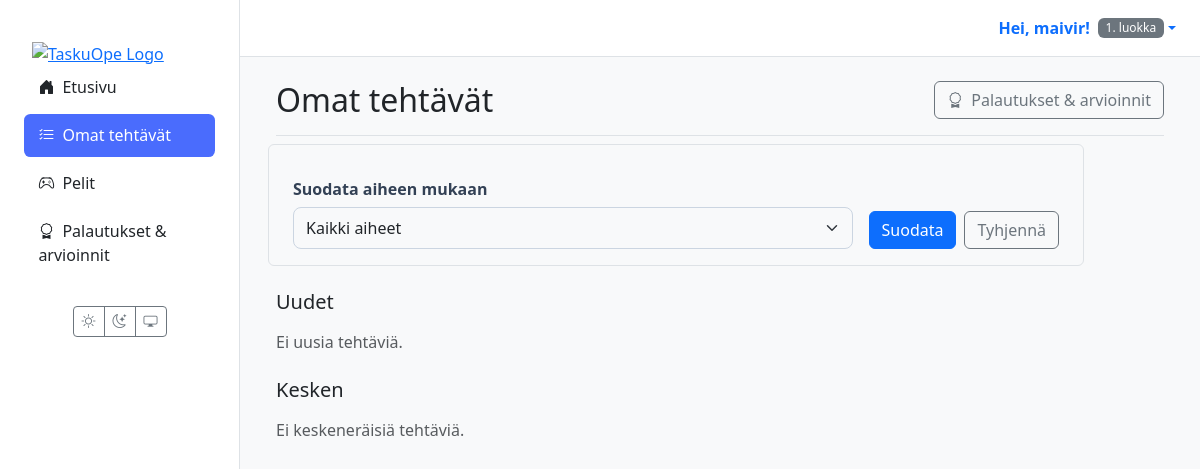
The app's page /oppilas/tehtavat/ (signed in), older data.
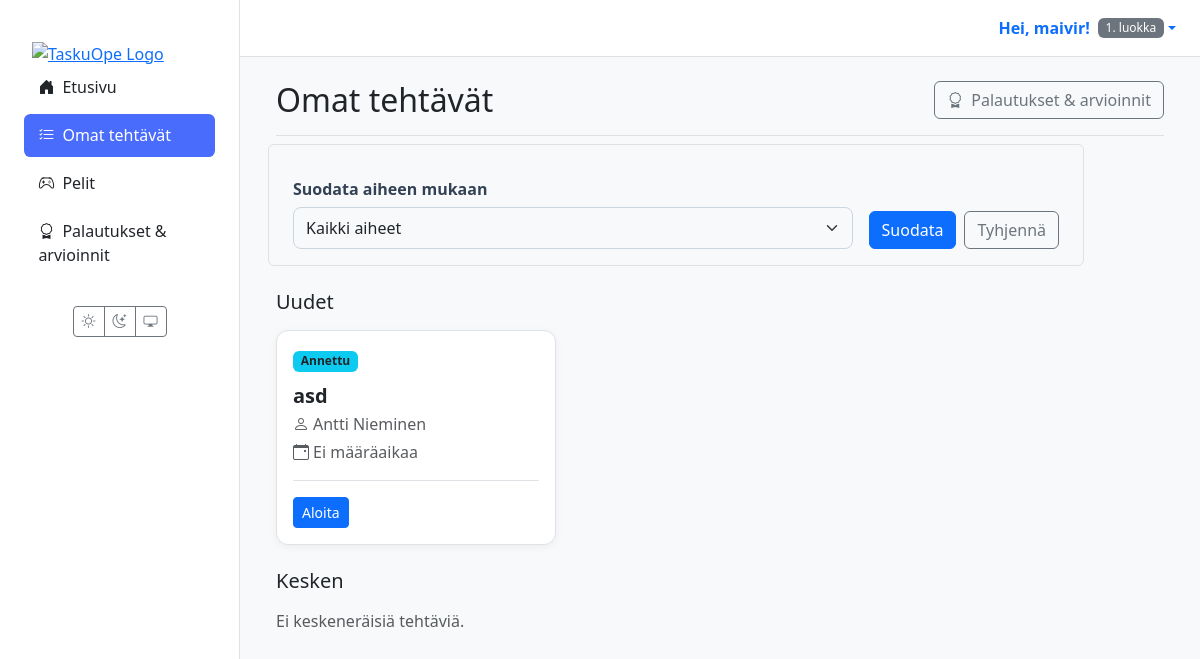
The same page, newer data.
### materials/models.py (models this page shows, shortened)
class Assignment(models.Model):
    class Status(models.TextChoices):
        ASSIGNED = "ASSIGNED", _("Annettu")
        IN_PROGRESS = "IN_PROGRESS", _("Kesken")
        SUBMITTED = "SUBMITTED", _("Palautettu")
        GRADED = "GRADED", _("Arvioitu")
    id = models.UUIDField(primary_key=True, default=uuid.uuid4, editable=False)
    material = models.ForeignKey(Material, on_delete=models.CASCADE, verbose_name=_("Materiaali"))
    student = models.ForeignKey(
        settings.AUTH_USER_MODEL,
        related_name='assignments',
        on_delete=models.CASCADE,
        limit_choices_to={'role': 'STUDENT'},
        verbose_name=_("Oppilas"),
    )
    assigned_by = models.ForeignKey(
        settings.AUTH_USER_MODEL,
        related_name='assigned_tasks',
        on_delete=models.CASCADE,
        limit_choices_to={'role': 'TEACHER'},
        verbose_name=_("Antanut opettaja"),
    )
    due_at = models.DateTimeField(null=True, blank=True, verbose_name=_("Määräaika"))
    status = models.CharField(max_length=20, choices=Status.choices, default=Status.ASSIGNED, verbose_name=_("Tila"))
    draft_response = models.TextField(blank=True, null=True, verbose_name=_("Luonnosvastaus"))
    created_at = models.DateTimeField(auto_now_add=True, verbose_name=_("Luotu"))
    class Meta:
        constraints = [
            models.UniqueConstraint(fields=['material', 'student'], name='unique_assignment_per_student'),
        ]
        indexes = [
            models.Index(fields=['status']),
            models.Index(fields=['due_at']),
            models.Index(fields=['student']),
            models.Index(fields=['assigned_by']),
        ]
        verbose_name = _("Tehtävänanto")
        verbose_name_plural = _("Tehtävänannot")

class Material(models.Model):
    class MaterialType(models.TextChoices):
        TASK = 'tehtävä', _('Tehtävä')
        LEARNING_MATERIAL = 'oppimateriaali', _('Oppimateriaali')
        TEST = 'testi', _('Testi')
        EXAM = 'koe', _('Koe')
        GAME = 'peli', _('Peli')
    class Status(models.TextChoices):
        DRAFT = 'DRAFT', _('Luonnos')
        PENDING_APPROVAL = 'PENDING', _('Odottaa hyväksyntää')
        APPROVED = 'APPROVED', _('Hyväksytty')
        REJECTED = 'REJECTED', _('Hylätty')
    GRADE_CHOICES = [(str(i), f"{i}. luokka") for i in range(1, 7)]
    id = models.UUIDField(primary_key=True, default=uuid.uuid4, editable=False)
    title = models.CharField(max_length=255, verbose_name=_("Otsikko"))
    content = models.TextField(
        verbose_name=_("Sisältö"),
        help_text=_("Raakasisältö, esim. AI:n tuottama teksti.")
    )
    structured_content = models.JSONField(
        null=True,
        blank=True,
        verbose_name=_("Jäsennelty sisältö"),
        help_text=_("Esim. monivalinnat tai tehtävän rakenne JSON-muodossa.")
    )
    material_type = models.CharField(
        max_length=50,
        choices=MaterialType.choices,
        default=MaterialType.TASK,
        verbose_name=_("Materiaalin tyyppi"),
    )
    subject = models.CharField(max_length=100, null=True, blank=True, verbose_name=_("Aine"))
    grade_level = models.CharField(
        max_length=20,
        choices=GRADE_CHOICES,
        null=True,
        blank=True,
        verbose_name=_("Luokka-aste"),
    )
    audience = models.JSONField(
        null=True,
        blank=True,
        verbose_name=_("Kohderyhmä"),
        help_text=_("Esim. {'learning_styles': ['visuaalinen'], 'languages': ['fi']}")
    )
    author = models.ForeignKey(
        settings.AUTH_USER_MODEL,
        related_name='authored_materials',
        on_delete=models.CASCADE,
        limit_choices_to={'role': 'TEACHER'},
        verbose_name=_("Tekijä (opettaja)"),
    )
    prompt = models.ForeignKey(
        Prompt,
        on_delete=models.SET_NULL,
        null=True,
        blank=True,
        verbose_name=_("Kehoite"),
    )
    status = models.CharField(
        max_length=50,
        choices=Status.choices,
        default=Status.DRAFT,
        verbose_name=_("Tila"),
    )
    version = models.IntegerField(default=1, verbose_name=_("Versio"))
    parent = models.ForeignKey(
        'self',
        on_delete=models.SET_NULL,
        null=True,
        blank=True,
        related_name='versions',
        verbose_name=_("Edellinen versio"),
    )
    created_at = models.DateTimeField(auto_now_add=True, verbose_name=_("Luotu"))
    updated_at = models.DateTimeField(auto_now=True, verbose_name=_("Päivitetty"))
    class Meta:
        verbose_name = _("Materiaali")
        verbose_name_plural = _("Materiaalit")

### users/models.py (models this page shows, shortened)
class CustomUser(AbstractUser):
    class Role(models.TextChoices):
        TEACHER = 'TEACHER', 'Teacher'
        STUDENT = 'STUDENT', 'Student'
    role = models.CharField(max_length=50, choices=Role.choices, default=Role.STUDENT)
    grade_class = models.PositiveSmallIntegerField(
        verbose_name="Luokka-aste",
        null=True,
        blank=True,
        choices=[(i, f"{i}. luokka") for i in range(1, 7)]
    )
    profile_image = models.ImageField(
        verbose_name="Profiilikuva",
        upload_to='profile_pics/',
        null=True,
        blank=True
    )

### materials/views/student.py (the view)
# urls.py: path("oppilas/tehtavat/", views.student_assignments_view, name="student_assignments"),
@login_required(login_url='kirjaudu')
def student_assignments_view(request):
    user = request.user
    if user.role != 'STUDENT':
        return redirect('dashboard')
    selected_status = request.GET.get('status', '')
    selected_subject = request.GET.get('subject', '')
    qs = Assignment.objects.select_related('material', 'assigned_by').filter(
        student=user
    ).exclude(
        status='GRADED',  # Piilota suoritetut pelit
        material__material_type='peli'  # Vain pelit piilotetaan
    )
    subjects = qs.exclude(material__subject__isnull=True).exclude(material__subject='').values_list('material__subject', flat=True).distinct().order_by('material__subject')
    if selected_status:
        qs = qs.filter(status=selected_status)
    if selected_subject:
        qs = qs.filter(material__subject=selected_subject)
    ctx = {
        "assigned": qs.filter(status="ASSIGNED"),
        "in_progress": qs.filter(status="IN_PROGRESS"),
        "submitted": qs.filter(status__in=["SUBMITTED"]),  # GRADED ei enää mukana
        "subjects": subjects,
        "selected_subject": selected_subject,
        "selected_status": selected_status,
        "now": timezone.now(),
    }
    return render(request, 'student/assignments.html', ctx)

### templates/student/assignments.html (shortened to what this page needs)
{% extends 'partials/base.html' %}
{% block content %}
<div class="container-fluid">
  <div class="d-flex justify-content-between align-items-center mb-4 border-bottom pb-3">
    <h1 class="h2 mb-0">Omat tehtävät</h1>
    <a href="{% url 'student_grades' %}" class="btn btn-outline-secondary">
      <i class="bi bi-award me-1"></i> Palautukset & arvioinnit
    </a>
  </div>
  <div style="max-width: 800px;" class="mb-4">
    <form method="get" class="row g-3 align-items-end p-3 rounded border">
      <div class="col-md">
        <label for="subject-filter" class="form-label fw-bold">Suodata aiheen mukaan</label>
        <select name="subject" id="subject-filter" class="form-select">
          <option value="">Kaikki aiheet</option>
        </select>
      </div>
      <div class="col-md-auto">
        <div class="d-flex gap-2">
          <button type="submit" class="btn btn-primary">Suodata</button>
          <a href="{% url 'material_list' %}" class="btn btn-outline-secondary">Tyhjennä</a>
        </div>
      </div>
    </form>
  </div>
  <section class="mb-4">
    <h2 class="h5 mb-3">Uudet</h2>
    <div class="row row-cols-1 row-cols-md-2 row-cols-xl-3 g-4">
      {% for a in assigned %}
        <div class="col">
          <article class="card material-card h-100">
            <div class="card-body d-flex flex-column">
              <div class="mb-2">
                <span class="badge bg-info text-dark">Annettu</span>
              </div>
              <h5 class="card-title mt-1">{{ a.material.title }}</h5>
              <p class="card-subtitle mb-2 text-muted">
                <i class="bi bi-person me-1"></i>{{ a.assigned_by.get_full_name|default:a.assigned_by.username }}
              </p>
              <p class="card-subtitle mb-3 text-muted">
                <i class="bi bi-calendar-event me-1"></i>{{ a.due_at|date:"d.m.Y H:i"|default:"Ei määräaikaa" }}
              </p>
              <div class="card-actions mt-auto pt-3">
                <a href="{% url 'assignment_detail' assignment_id=a.id %}" class="btn btn-sm btn-primary">Aloita</a>
              </div>
            </div>
          </article>
        </div>
      {% empty %}
        <div class="col-12 text-muted">Ei uusia tehtäviä.</div>
      {% endfor %}
    </div>
  </section>
  <section class="mb-4">
    <h2 class="h5 mb-3">Kesken</h2>
    <div class="row row-cols-1 row-cols-md-2 row-cols-xl-3 g-4">
      {% for a in in_progress %}
        <div class="col">
          <article class="card material-card h-100">
            <div class="card-body d-flex flex-column">
                <div class="mb-2">
                  <span class="badge bg-warning text-dark">Kesken</span>
                </div>
                <h5 class="card-title mt-1">{{ a.material.title }}</h5>
                <p class="card-subtitle mb-2 text-muted">
                  <i class="bi bi-person me-1"></i>{{ a.assigned_by.get_full_name|default:a.assigned_by.username }}
                </p>
                <p class="card-subtitle mb-3 text-muted">
                  <i class="bi bi-calendar-event me-1"></i>{{ a.due_at|date:"d.m.Y H:i"|default:"Ei määräaikaa" }}
                </p>
                <div class="card-actions mt-auto pt-3">
                  <a href="{% url 'assignment_detail' assignment_id=a.id %}" class="btn btn-sm btn-primary">Jatka</a>
                </div>
            </div>
          </article>
        </div>
      {% empty %}
        <div class="col-12 text-muted">Ei keskeneräisiä tehtäviä.</div>
      {% endfor %}
    </div>
  </section>
</div>
{% endblock %}

Row changes from the older to the newer data that the page shows:
added Assignment: material "asd", assigned_by.get_full_name "Antti Nieminen", due_at "Ei määräaikaa"
Text that changed along with them:
text no longer shown: "Ei uusia tehtäviä."
